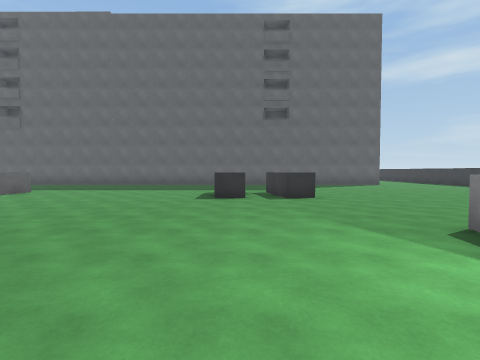
view 1 (above)

24 first-person views from a walk through a 3-D level made in the Unity game engine. The camera is 1.5 m above the floor, tilts 2° down and sees 85° across. The floor is counted in squares, 2 m on a side. Each view is taken from the middle of a square. On the plan, view 1 faces up. The plan holds only what a view shows up to about 9 squares ahead; the rest is blank. The place goes on beyond the plan. The player is left out.

view 2
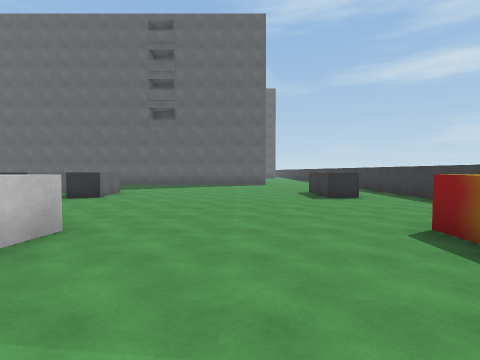

view 3
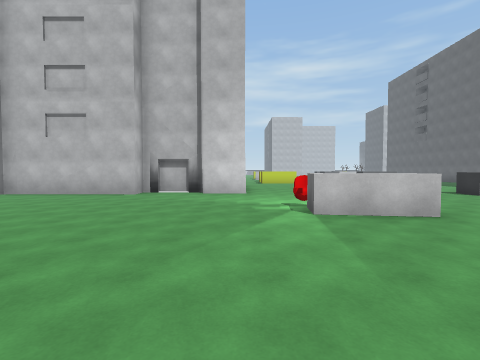

view 4
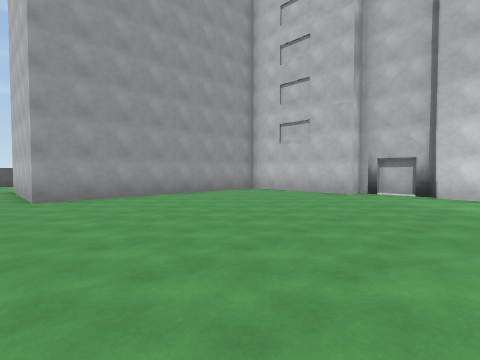

view 5
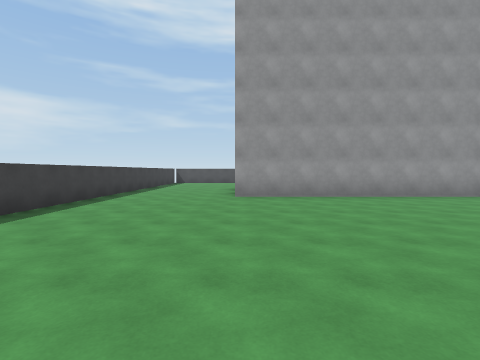

view 6
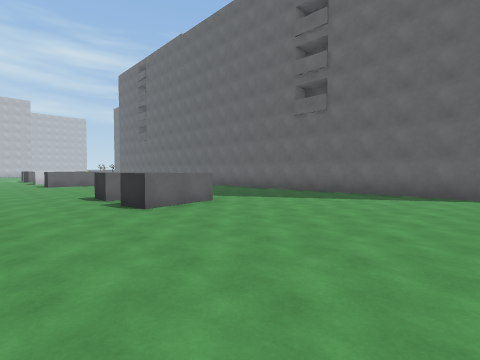

view 7
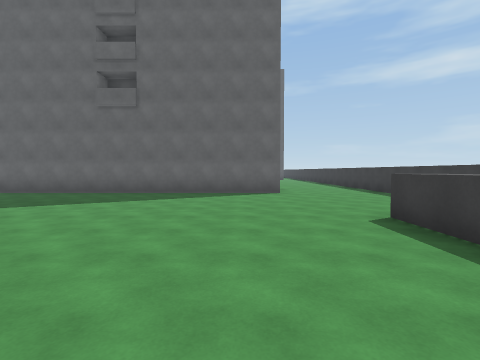

view 8
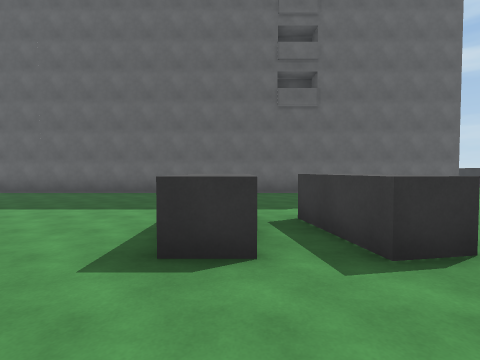

view 9
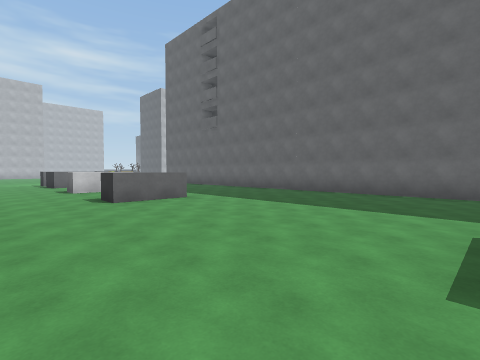

view 10
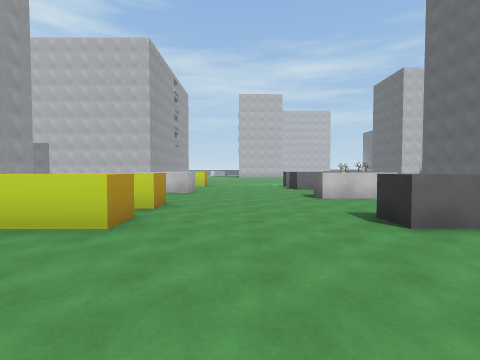

view 11
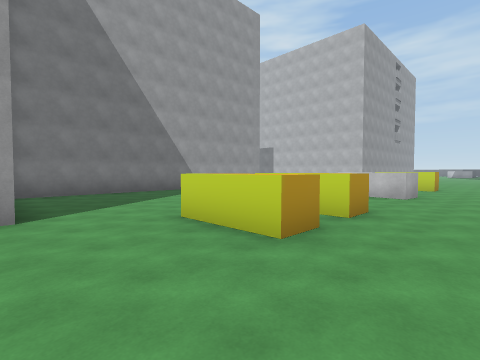

view 12
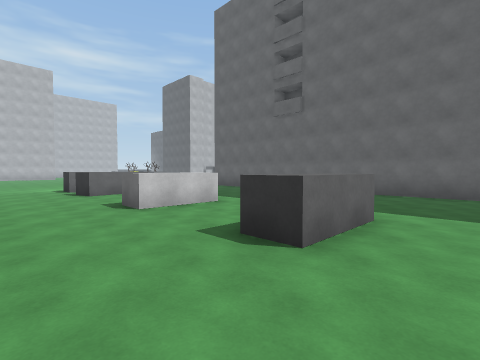

view 13
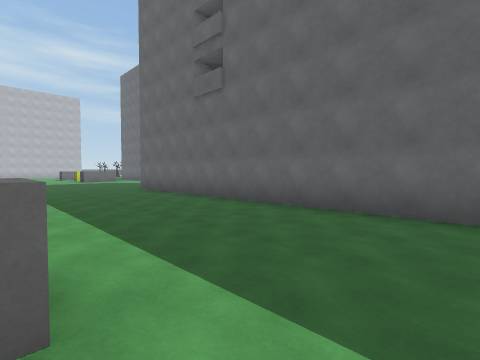

view 14
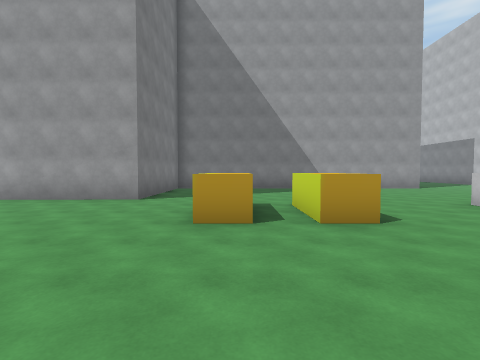

view 15
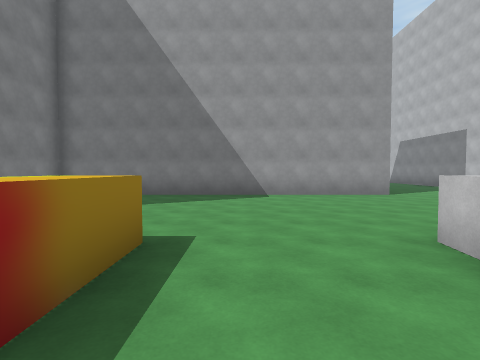

view 16
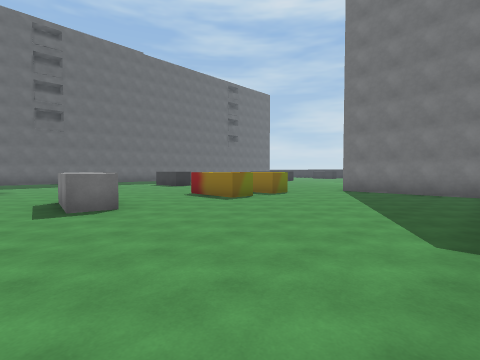

view 17
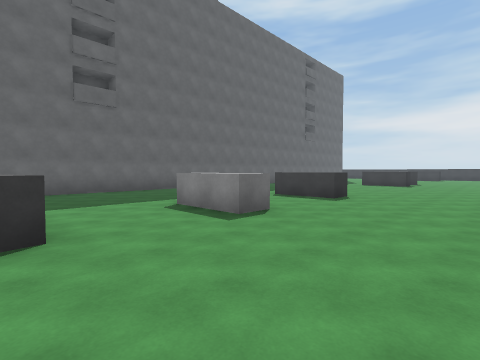

view 18
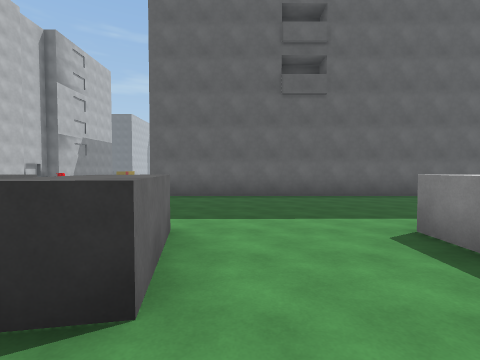

view 19
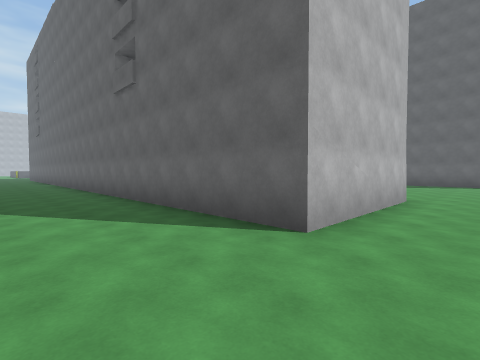

view 20
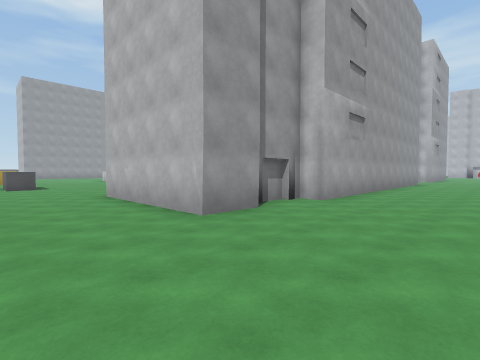

view 21
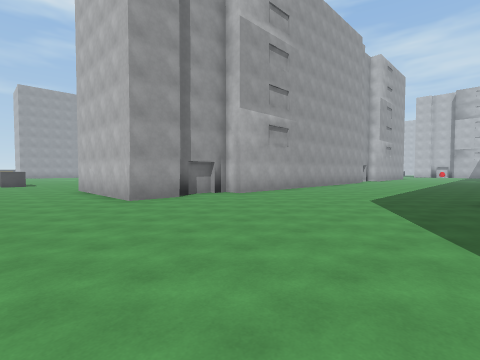

view 22
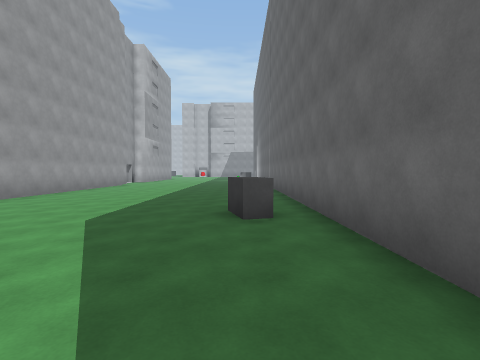

view 23
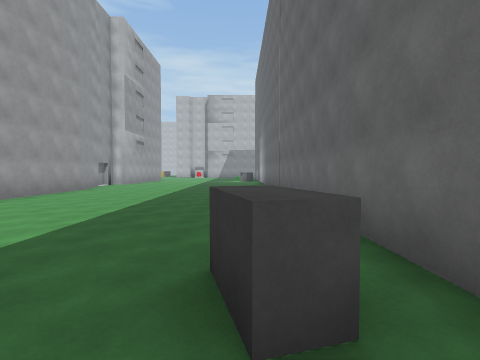

view 24
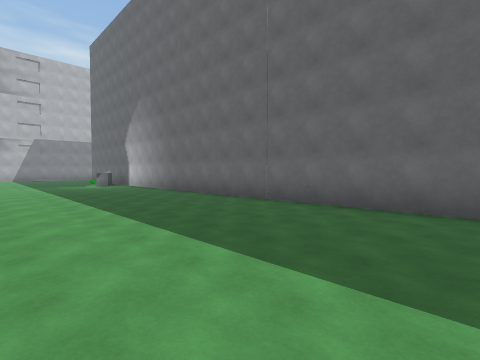

### Floor plan
Key: @ floor where view 1 was taken; # wall or solid block; . floor; ^ raised ledge; O other object.
Columns run from 15 left of view 1 to 11 right of it. Each row starts with its distance up from view 1.
 27        ##############
 26       ................
 25      ............^^.......
 24     ......................
 23    .......................
 22    .......................
 21     ......................
 20           ................
 19           ....O...........
 18                    ####...
 17                       #...
 16                       #...
 15                       #...
 14 #######################...#
 13 ..........................#
 12 ..........................#
 11 ..........................#
 10 ......................... #
  9 O...O..O.......OO.......O.#
  8 O...O..O.......OOO......O.#
  7 ..........................#
  6 ..........................#
  5 ..........................
  4 .........................
  3 ..O..O.O..........O.....O
  2 .OO..O.O..........O.....O
  1 .................O.....
  0 ..........#####@........
 -1 ..........#   #.........
 -2 ..........#   ...........
 -3 ..........#   O...........
 -4 ..........#    ...........#
 -5                ...........#
 -6                ...........#
 -7                ...........#
 -8                #######O...#
 -9                      ##...#
-10                       #.
-11                       #
-12                       #

Positions as (right, up) in squares from view 1, and headings:
1: (0, 0), facing up
2: (6, 0), facing up
3: (8, 0), facing left
4: (8, 0), facing down-left
5: (7, 0), facing down
6: (7, 5), facing up-left
7: (6, 5), facing up
8: (0, 5), facing up
9: (-1, 5), facing up-left
10: (-4, 5), facing left
11: (-5, 5), facing down-left
12: (-6, 5), facing up-left
13: (-6, 9), facing up-left
14: (-8, 7), facing down
15: (-11, 4), facing down
16: (-15, -4), facing up-right
17: (-15, 4), facing up-right
18: (-14, 6), facing up
19: (9, 11), facing up-left
20: (10, 22), facing down-left
21: (10, 25), facing down-left
22: (7, 25), facing left
23: (4, 25), facing left
24: (-1, 21), facing up-left
